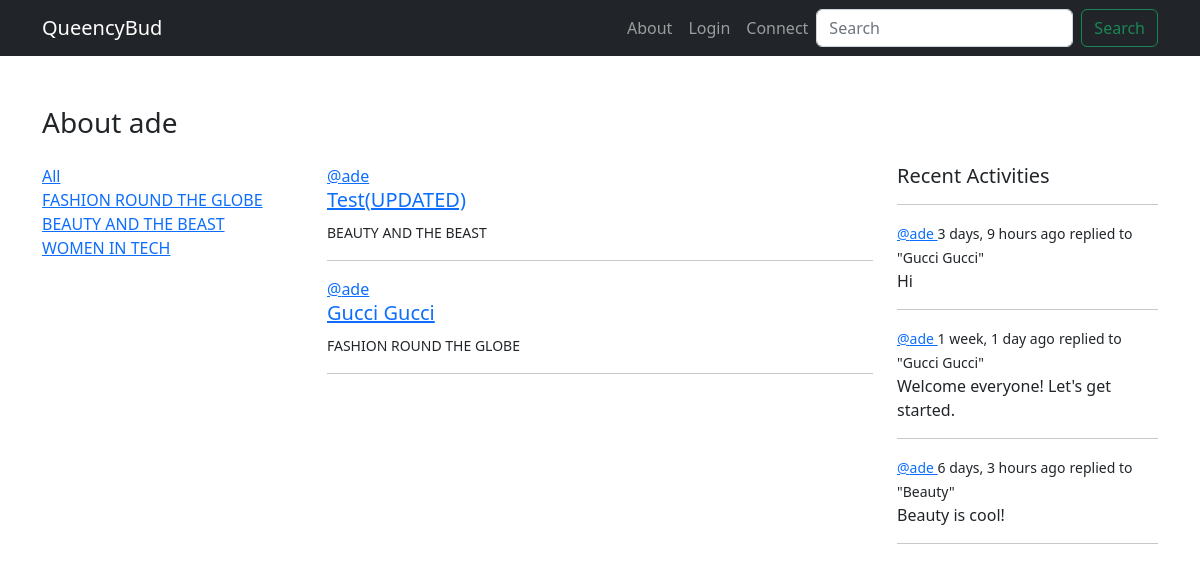
The app's page /profile/2/ with its own data.
### base/models.py (models this page shows)
class Topic(models.Model):
    name = models.CharField(max_length=200)
    def __str__(self):
        return self.name

class Room(models.Model):
    host = models.ForeignKey(User, on_delete=models.SET_NULL, null=True)
    topic = models.ForeignKey(Topic, on_delete=models.SET_NULL, null=True)
    name = models.CharField(max_length=200)
    description = models.TextField(blank=True, null=True)
    participants = models.ManyToManyField(User, related_name='participants', blank=True)
    created = models.DateTimeField(auto_now_add=True)
    updated = models.DateTimeField(auto_now=True)
    class Meta:
        ordering = ['-updated', '-created']
    def __str__(self):
        return self.name

class Message(models.Model):
    user = models.ForeignKey(User, on_delete=models.CASCADE)
    room = models.ForeignKey(Room, on_delete=models.CASCADE)
    body = models.TextField()
    created = models.DateTimeField(auto_now_add=True)
    updated = models.DateTimeField(auto_now=True)
    class Meta:
        ordering = ['-updated', '-created']
    def __str__(self):
        return self.body[:50]

### base/views.py (the view)
# urls.py: path('profile/<str:pk>/', views.user_profile, name='user-profile'),
def user_profile(request, pk):
    user = User.objects.get(id=pk)
    room_message = user.message_set.all()
    rooms = user.room_set.all()
    topics = Topic.objects.all()
    context = {'user':user, 'rooms':rooms, 'room_message':room_message, 'topics':topics}
    return render(request, 'base/profile.html', context)

### base/templates/base/profile.html (shortened to what this page needs)
{% extends 'main.html' %}
{% block content %}
    <div class="container profile-container">
        <h3 class="pb-3">About {{user.username}}</h3>
        <div class="row">
            <div class="col-3">
                {% include 'base/topics_component.html' %}
            </div>
            <div class="col-6">
                {% include 'base/room_feed_component.html' %}
            </div>
            <div class="col-3">
                {% include 'base/activity_component.html' %}
            </div>
        </div>
    </div>
{% endblock %}

### templates/main.html (shortened to what this page needs)
{% include 'navbar.html' %}
{% block content %}
{% endblock %}

### templates/navbar.html (shortened to what this page needs)
<!DOCTYPE html>
{% load static %}
<html lang="en">
<head>
    <link href="https://cdn.jsdelivr.net/npm/bootstrap@5.2.0-beta1/dist/css/bootstrap.min.css" rel="stylesheet">
    <link rel="stylesheet" href="{% static 'base/styles/main.css' %}">
  </head>
<body>
    <nav class=" navbar navbar-expand-lg navbar-dark bg-dark">
        <div class="container">
            <a class="navbar-brand" href="{% url 'home' %}">QueencyBud</a>
            <div class="collapse navbar-collapse" id="navbarSupportedContent">
                <ul class="navbar-nav ms-auto mb-2 mb-lg-0">
                  <li class="nav-item">
                    <a class="nav-link" href="#">About</a>
                  </li>
                  {% if request.user.is_authenticated %}
                  <li>
                    <a class="nav-link inactive">Welcome {{request.user.username}}!</a>
                  </li>
                  <li class="nav-item">
                    <a class="nav-link" href="{% url 'logout' %}">Logout</a>
                  {% else %}
                  <li class="nav-item">
                    <a class="nav-link" href="{% url 'login' %}">Login</a>
                  </li>
                  {% endif %}
                  <li class="nav-item">
                    <a class="nav-link" href="https://www.facebook.com">Connect</a>
                  </li>
                </ul>
                <form method="get" action="{% url 'home' %}" class="d-flex" role="search">
                  <input class="form-control me-2" name="q" type="search" placeholder="Search" aria-label="Search">
                  <button class="btn btn-outline-success" type="submit">Search</button>
                </form>
            </div>
        </div>
    </nav>
</body>
</html>

### base/templates/base/topics_component.html
<div>
    <a href="{% url 'home' %}">All</a>
</div>
{% for topic in topics %}
<div>
    <a href="{% url 'home' %}?q={{topic.name}}">{{topic.name}}</a>
</div>
{% endfor %}

### base/templates/base/room_feed_component.html (shortened to what this page needs)
{% for room in rooms %}
                <div>
                    <span><a href="{% url 'user-profile' room.host.id %}">@{{room.host}}</a></span>
                    <h5><a href="{% url 'room' room.id %}">{{room.name}}</a></h5>
                    <small>{{room.topic}}</small>
                    <hr>
                </div>
            {% endfor %}

### base/templates/base/activity_component.html (shortened to what this page needs)
<h5>Recent Activities</h5>
            <hr>
            {% for message in room_message %}
            <div>
                <small><a href="{% url 'user-profile' message.user.id %}">@{{message.user}} </a>   {{message.created|timesince}} ago</small>
                <small>replied to "{{message.room}}"</small>
                <p>{{message}}</p>
                <hr>
            </div>
            {% endfor %}

### base/templates/base/profile.html (style rules this page uses)
.profile-container { margin-top: 50px; }

### records on screen
Topic: name "FASHION ROUND THE GLOBE"
Topic: name "BEAUTY AND THE BEAST"
Topic: name "WOMEN IN TECH"
Room: host "ade", name "Test(UPDATED)", topic "BEAUTY AND THE BEAST"
Room: host "ade", name "Gucci Gucci", topic "FASHION ROUND THE GLOBE"
Message: user "ade", created "3 days, 9 hours", room "Gucci Gucci", body "Hi"
Message: user "ade", created "1 week, 1 day", room "Gucci Gucci", body "Welcome everyone! Let's get started."
Message: user "ade", created "6 days, 3 hours", room "Beauty", body "Beauty is cool!"

### other values on screen
{{ user.username }} "ade"
